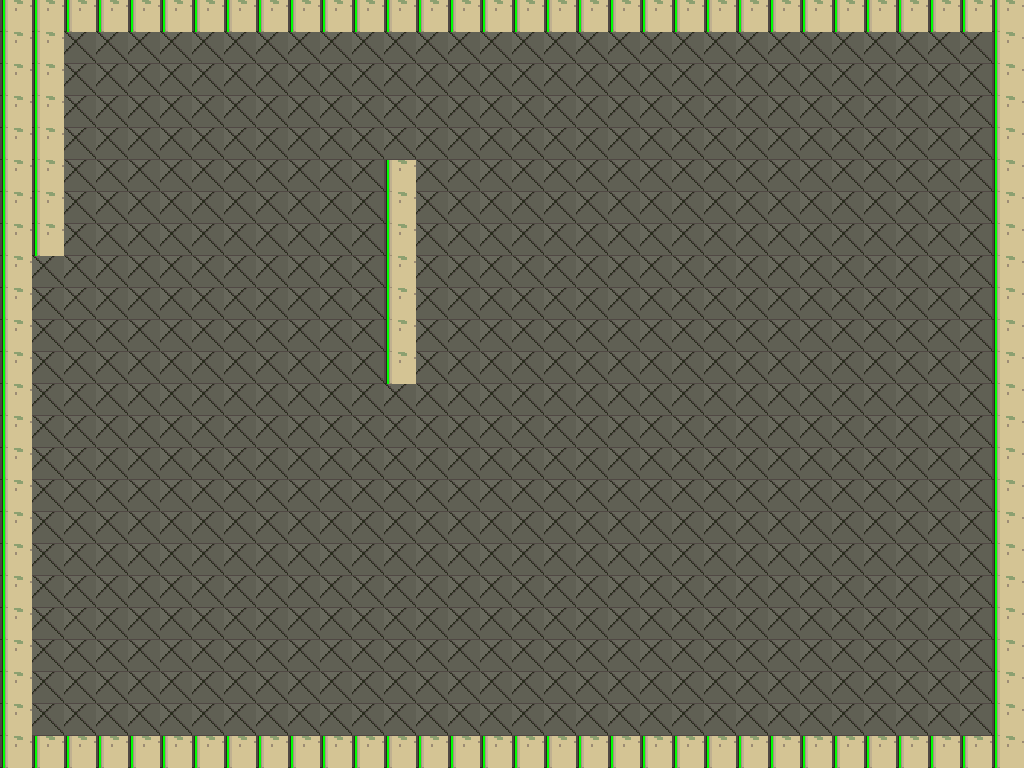

A level layout from a 2D game, rendered from its tile map. Below: a short description, then the map file with tile-grid data replaced by summaries:
An orthogonal 32x24 tile map with 32x32 px tiles, 2 tile layers (Background, Objects).

<map version="1.0" orientation="orthogonal" renderorder="right-down" width="32" height="24" tilewidth="32" tileheight="32">
 <tileset firstgid="1" name="futuristic_tileset_0" tilewidth="32" tileheight="32">
  <image source="futuristic_tileset_0.png" width="150" height="195" />
 </tileset>
 <layer name="Background" width="32" height="24">
  <data>[768 cells, 768 non-empty, 1 distinct tile ids]</data>
 </layer>
 <layer name="Objects" width="32" height="24">
  <data>[768 cells, 122 non-empty, 1 distinct tile ids]</data>
 </layer>
</map>
